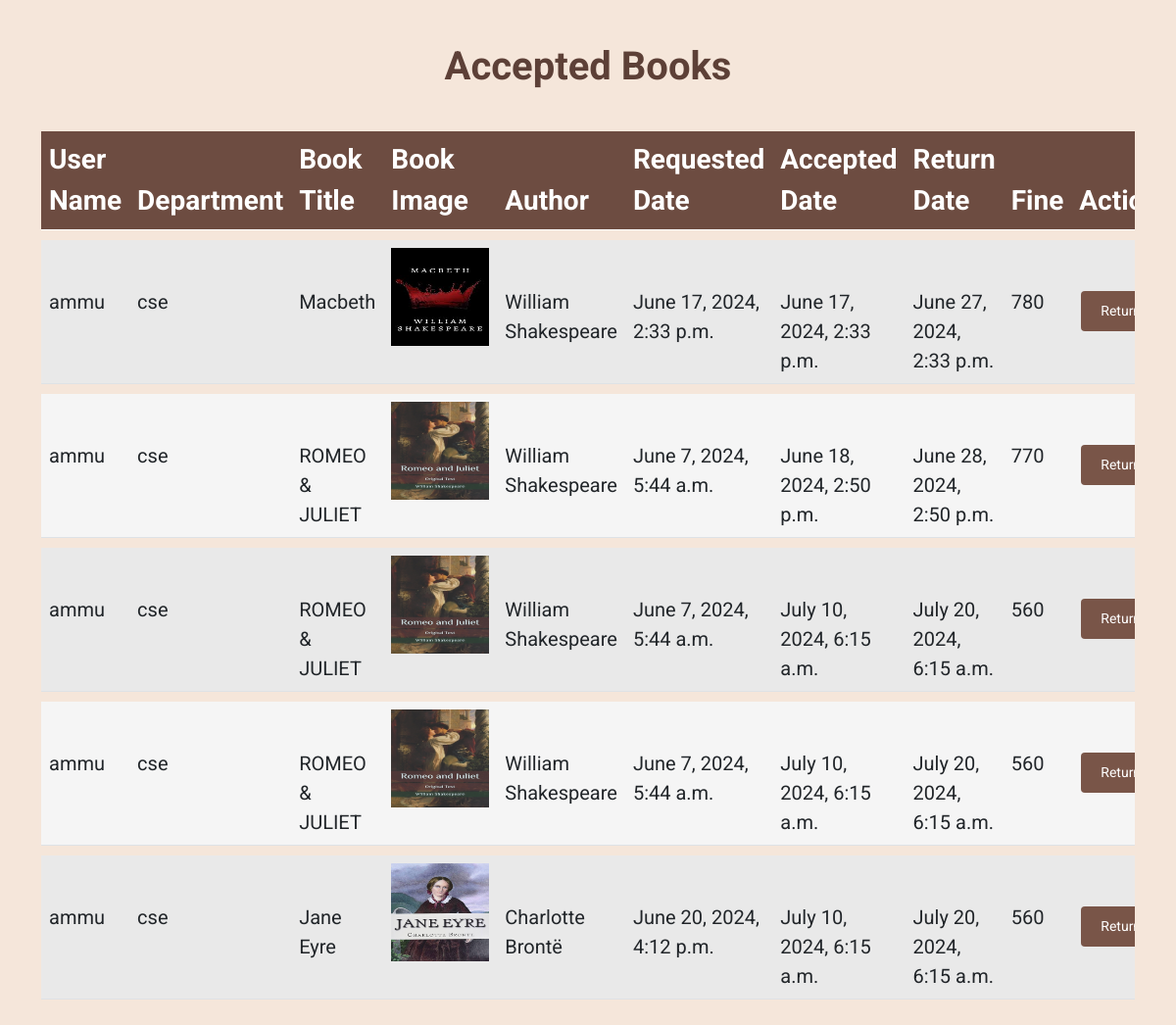
Page /library/acceptlistpage/ on the committed database.
### library/models.py (models this page shows, shortened)
class new_model(models.Model):
    bookname = models.CharField(max_length=50)
    book_image = models.ImageField(upload_to='images/')
    Author = models.CharField(max_length=50)
    request_date = models.DateTimeField()
    userdetails = models.ForeignKey(userDetails, on_delete=models.CASCADE)
    accepted_date = models.DateTimeField(auto_now_add=True)
    fine = models.IntegerField(default=0)
    return_date = models.DateTimeField()

class userDetails(models.Model):
    user = models.OneToOneField(User,on_delete=models.CASCADE)
    college_name =models.CharField(max_length=30)
    phone=models.IntegerField()
    roll_no=models.IntegerField()
    register_id = models.CharField(max_length=20)
    department=models.CharField(max_length=10)

### library/views.py (the view)
# urls.py: path('acceptlistpage/',Accepted_list_view.as_view(),name='listpage'),
class Accepted_list_view(generic.ListView):
    model = new_model
    template_name = 'accepted_book_list.html'
    context_object_name = 'data'
    def get_queryset(self):
        query_set = super().get_queryset()  # Get the default queryset (equivalent to objects.all())
        current_date = timezone.now()
        for accepted_book in query_set:
            if current_date > accepted_book.return_date:
                overdue = (current_date - accepted_book.return_date).days
                accepted_book.fine = overdue * 10
            else:
                accepted_book.fine = 0
            accepted_book.save()
        return query_set

### library/templates/accepted_book_list.html (shortened to what this page needs)
<!DOCTYPE html>
<html lang="en">
<head>
    <link href="https://cdn.jsdelivr.net/npm/bootstrap@5.0.2/dist/css/bootstrap.min.css" rel="stylesheet">
</head>
<body>
    <div class="container">
        <h1 class="text-center p-4 fw-bold">Accepted Books</h1>
        <div class="table-responsive">
            <table class="table table-striped">
                <thead>
                    <tr>
                        <th class="fw-bold fs-3">User Name</th>
                        <th class="fw-bold fs-3">Department</th>
                        <th class="fw-bold fs-3">Book Title</th>
                        <th class="fw-bold fs-3">Book Image</th>
                        <th class="fw-bold fs-3">Author</th>
                        <th class="fw-bold fs-3">Requested Date</th>
                        <th class="fw-bold fs-3">Accepted Date</th>
                        <th class="fw-bold fs-3">Return Date</th>
                        <th class="fw-bold fs-3">Fine</th>
                        <th class="fw-bold fs-3">Action</th>
                    </tr>
                </thead>
                <tbody>
                    {% for i in data %}
                    <tr>
                        <td class="fs-5 pt-5">{{ i.userdetails.user.username }}</td>
                        <td class="fs-5 pt-5">{{ i.userdetails.department }}</td>
                        <td class="fs-5 pt-5">{{ i.bookname }}</td>
                        <td><img src="{{ i.book_image.url }}" style="height:100px;width:100px;"></td>
                        <td class="fs-5 pt-5">{{ i.Author }}</td>
                        <td class="fs-5 pt-5">{{ i.request_date }}</td>
                        <td class="fs-5 pt-5">{{ i.accepted_date }}</td>
                        <td class="fs-5 pt-5">{{ i.return_date }}</td>
                        <td class="fs-5 pt-5">{{ i.fine }}</td>
                        <td class="fs-5 pt-5"><a href="http://127.0.0.1:8000/library/returnbook/{{ i.id }}" class="btn-cancel">Returned</a></td>
                    </tr>
                    {% endfor %}
                </tbody>
            </table>
        </div>
    </div>
</body>
</html>

### library/templates/accepted_book_list.html (style rules this page uses)
body { background-color: #f5e6da; font-family: 'Roboto', sans-serif; font-size: 1rem; }
.container { margin-top: 20px; }
h1 { color: #5d4037; font-weight: 700; }
.table { border-collapse: separate; border-spacing: 0 10px; }
.table th { background-color: #6d4c41; color: white; font-weight: 500; }
.table td { background-color: #f5f5f5; }
.btn-cancel { background-color: #795548; color: white; border: none; padding: 10px 20px; text-align: center; text-decoration: none; display: inline-block; font-size: 14px; margin: 4px 2px; transition-duration: 0.4s; cursor: pointer; border-radius: 4px; }

### rows in the picture
new_model: userdetails.user.username "ammu", userdetails.department "cse", bookname "Macbeth", book_image (picture), Author "William Shakespeare", request_date "June 17, 2024, 2:33 p.m.", accepted_date "June 17, 2024, 2:33 p.m.", return_date "June 27, 2024, 2:33 p.m.", fine "780"
new_model: userdetails.user.username "ammu", userdetails.department "cse", bookname "ROMEO & JULIET", book_image (picture), Author "William Shakespeare", request_date "June 7, 2024, 5:44 a.m.", accepted_date "June 18, 2024, 2:50 p.m.", return_date "June 28, 2024, 2:50 p.m.", fine "770"
new_model: userdetails.user.username "ammu", userdetails.department "cse", bookname "ROMEO & JULIET", book_image (picture), Author "William Shakespeare", request_date "June 7, 2024, 5:44 a.m.", accepted_date "July 10, 2024, 6:15 a.m.", return_date "July 20, 2024, 6:15 a.m.", fine "560"
new_model: userdetails.user.username "ammu", userdetails.department "cse", bookname "ROMEO & JULIET", book_image (picture), Author "William Shakespeare", request_date "June 7, 2024, 5:44 a.m.", accepted_date "July 10, 2024, 6:15 a.m.", return_date "July 20, 2024, 6:15 a.m.", fine "560"
new_model: userdetails.user.username "ammu", userdetails.department "cse", bookname "Jane Eyre", book_image (picture), Author "Charlotte Brontë", request_date "June 20, 2024, 4:12 p.m.", accepted_date "July 10, 2024, 6:15 a.m.", return_date "July 20, 2024, 6:15 a.m.", fine "560"
